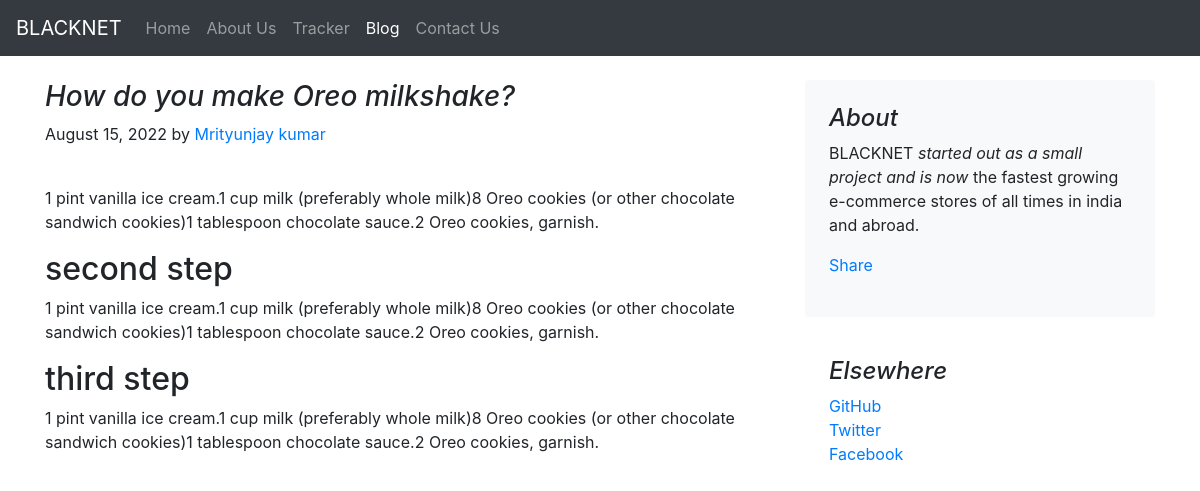
The page /blog/blogpost/34 on the database its author committed.
### blog/models.py (models this page shows)
class Blogpost(models.Model):
    post_id = models.AutoField(primary_key=True)
    title = models.CharField(max_length=50)
    head0 = models.CharField(max_length=500, default="")
    chead0 = models.CharField(max_length=5000, default="")
    head1 = models.CharField(max_length=500, default="")
    chead1 = models.CharField(max_length=5000, default="")
    head2 = models.CharField(max_length=500, default="")
    chead2 = models.CharField(max_length=5000, default="")
    pub_date = models.DateField(auto_now_add=False, auto_now=False, blank=True, null=True, default="")
    thumbnail = models.ImageField(upload_to='blog/images', default="", null=True, blank=True)
    def __str__(self):
        return self.title

### blog/views.py (the view)
# urls.py: path('blogpost/<int:id>', views.blogpost,name="blogPost"),
def blogpost(request, id):
    post = Blogpost.objects.filter(post_id=id)[0]
    print(post)
    return render(request,"blog/blogpost.html",
                  {'post':post})

### blog/templates/blog/blogpost.html (shortened to what this page needs)
{% extends 'blog/basic.html' %}
{% block body %}
<div class="container">
    <div class="row mt-4">
        <div class="col-md-8 blog-main">
            <h3 class="font-italic">
                {{post.title}}
            </h3>
            <div class="blog-post">
                <p class="blog-post-meta">August 15, 2022 by <a href="#">Mrityunjay kumar</a></p>
                <div class="fb-like" data-href="http://127.0.0.1:8000/blog/blogpost/{{post.post_id}}" data-layout="standard" data-action="like" data-size="large" data-show-faces="false" data-share="true"></div><br>
                <p>{{post.chead0}}</p>
                <h2>{{post.head1}}</h2>
                <p>{{post.chead1}}</p>
                <h2>{{post.head2}}</h2>
                <p>{{post.chead2}}</p>
            </div>
        </div>
        <aside class="col-md-4 blog-sidebar">
            <div class="p-4 mb-3 bg-light rounded">
                <h4 class="font-italic">About</h4>
                <p class="mb-0">BLACKNET <em>started out as a small project and is now</em> the fastest growing e-commerce stores of all times in india and abroad.</p>
                <div class="my-3 fb-share-button" data-href="http://127.0.0.1:8000/blog/blogpost/{{post.post_id}}" data-layout="button_count" data-size="large"><a target="_blank" href="https://www.facebook.com/sharer/sharer.php?u=http%3A%2F%2F127.0.0.1%3A8000%2Fblog%2Fblogpost%2F4&amp;src=sdkpreparse" class="fb-xfbml-parse-ignore">Share</a></div>
            </div>
            <div class="p-4">
                <h4 class="font-italic">Elsewhere</h4>
                <ol class="list-unstyled">
                    <li><a href="#">GitHub</a></li>
                    <li><a href="#">Twitter</a></li>
                    <li><a href="#">Facebook</a></li>
                </ol>
            </div>
        </aside>
    </div>
</div>
{% endblock %}

### rows shown on the page
Blogpost: title "How do you make Oreo milkshake?", chead0 "1 pint vanilla ice cream.1 cup milk (preferably whole milk)8 Oreo cookies (or other chocolate sandwich cookies)1 tablespoon chocolate sauce.2 Oreo cookies, garnish.", head1 "second step", chead1 "1 pint vanilla ice cream.1 cup milk (preferably whole milk)8 Oreo cookies (or other chocolate sandwich cookies)1 tablespoon chocolate sauce.2 Oreo cookies, garnish.", head2 "third step", chead2 "1 pint vanilla ice cream.1 cup milk (preferably whole milk)8 Oreo cookies (or other chocolate sandwich cookies)1 tablespoon chocolate sauce.2 Oreo cookies, garnish."
